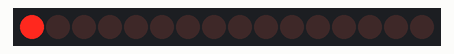
This sketch was run on a simulated Arduino Uno, built with avr-gcc and run on an emulated ATmega328P. On the bench: 16 shift-register outputs drawn as a row of LEDs (first output left, lit = HIGH). Wiring (inferred from the names in the program): 2 × shift register (74HC595): data pin 14; shift clock pin 16; latch pin 15. Wiring (inferred from the signals the program sends): row of LEDs: on Q0, Q1, Q2, Q3, Q4, Q5, Q6, Q7, Q8, Q9, Q10, Q11, Q12, Q13, Q14, Q15.

Above: at 1.05 s.
At 2.15 s:
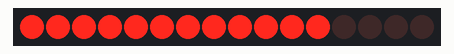
At 3.35 s:
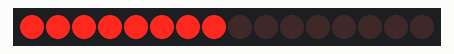
At 4.45 s:
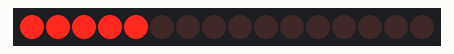
At 5.6 s:
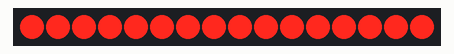
At 7.66 s:
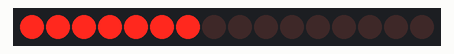
Timing chart, 0 to 8.0 s (numbered marks = the images above):
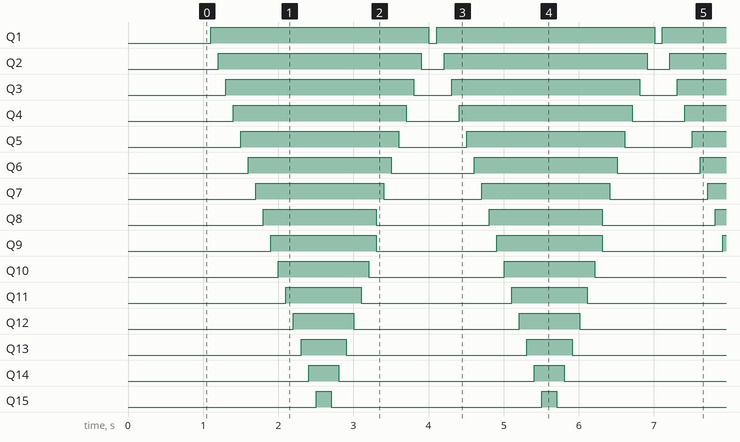

Measured:
- by itself, Q1: alternates HIGH for 2.9 s and LOW for 0.10 s
- by itself, Q2: alternates HIGH for 2.7 s and LOW for 0.30 s
- by itself, Q3: alternates HIGH for 2.5 s and LOW for 0.50 s
- by itself, Q4: alternates HIGH for 2.3 s and LOW for 0.70 s
- by itself, Q5: alternates HIGH for 2.1 s and LOW for 0.90 s
- by itself, Q6: alternates HIGH for 1.9 s and LOW for 1.1 s
- by itself, Q7: alternates HIGH for 1.7 s and LOW for 1.3 s
- by itself, Q8: alternates HIGH for 1.5 s and LOW for 1.5 s

The sketch:

demo2.ino
```cpp
byte SER = 14; //data
byte LATCH = 15; //RCLK
byte CLOCK = 16; //SRCLK

void setup(){
  pinMode(SER, OUTPUT);
  pinMode(CLOCK, OUTPUT);
  pinMode(LATCH, OUTPUT);
  digitalWrite(SER, 0);
  digitalWrite(CLOCK, 0);
  digitalWrite(LATCH, 0);
  delay(1000);
}

void loop(){

  int bitArray[]={1,3,7,15,31,63,127,255};
  byte bit_min = 0x00;
  byte bit_max = 0xFF;

  for(int i = 0 ; i < 8; i++){
    shiftOut(SER,CLOCK,MSBFIRST,bit_min);
    shiftOut(SER,CLOCK,MSBFIRST,bitArray[i]);
    digitalWrite(LATCH,HIGH);
    digitalWrite(LATCH,LOW);
    delay(100);
  }

  for(int j = 0; j < 8 ; j ++){
    shiftOut(SER,CLOCK,MSBFIRST,bitArray[j]);
    shiftOut(SER,CLOCK,MSBFIRST,bit_max);
    digitalWrite(LATCH,HIGH);
    digitalWrite(LATCH,LOW);
    delay(100);
  }

  for(int n = 7; n > 0 ; n--){
     shiftOut(SER,CLOCK,MSBFIRST,bitArray[n]);
     shiftOut(SER,CLOCK,MSBFIRST,bit_max);
     digitalWrite(LATCH,HIGH);
     digitalWrite(LATCH,LOW);
     delay(100);
  }

  for(int n = 7; n > 0 ; n--){
     shiftOut(SER,CLOCK,MSBFIRST,bit_min);
     shiftOut(SER,CLOCK,MSBFIRST,bitArray[n]);
     digitalWrite(LATCH,HIGH);
     digitalWrite(LATCH,LOW);
     delay(100);
  }
}
```
